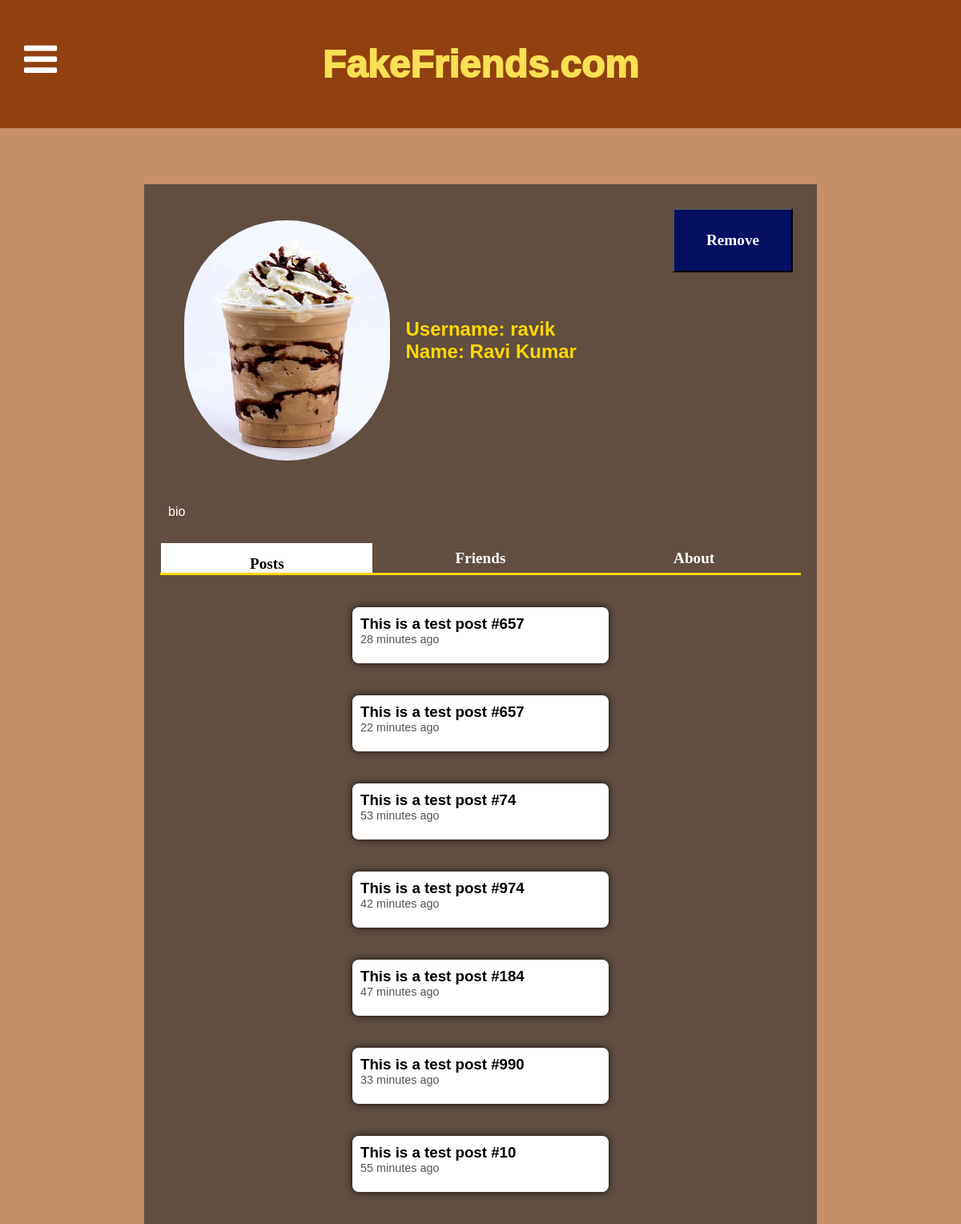
The page /profile-view.php?viewProfile=6 (signed in) on the database its author committed.
### tables this page shows
CREATE TABLE `users` (
  `id` int NOT NULL,
  `name` varchar(100) NOT NULL,
  `username` varchar(50) NOT NULL,
  `email` varchar(100) NOT NULL,
  `phoneNumber` varchar(15) NOT NULL,
  `password` varchar(255) NOT NULL
);

CREATE TABLE `post` (
  `id` int NOT NULL,
  `user_id` int NOT NULL,
  `content` text NOT NULL,
  `image` varchar(255) DEFAULT NULL,
  `post_time` timestamp NULL DEFAULT CURRENT_TIMESTAMP
);

### profile-view.php (the view, shortened to what this page needs)
<link href="css/style.css" rel="stylesheet">
<?php
include "includes/config.php";
$Searchuid = (int) $_GET['viewProfile'];
$uid = (int) $_SESSION['userid'];
$sql3 = "SELECT * FROM users WHERE id = '$Searchuid'";
$rs3 = mysqli_query($conn, $sql3);
$row3 = mysqli_fetch_array($rs3);
$name1 = $row3['name'];
$username1 = $row3['username'];
$bio = "bio";
$sqlFriend = "SELECT * FROM friends WHERE user_id='$uid' AND friend_id='$Searchuid'";
$rsFriend = mysqli_query($conn, $sqlFriend);
if (mysqli_num_rows($rsFriend) > 0) {
    $friendStatus = "Remove";
} else {
    $sqlRequest = "SELECT * FROM friend_requests WHERE from_user_id='$uid' AND to_user_id='$Searchuid' AND status=0";
    $rsRequest = mysqli_query($conn, $sqlRequest);
    $friendStatus = (mysqli_num_rows($rsRequest) > 0) ? "Pending" : "Request";
}
?>
<body>
    <div class="elseProfile">
        <div class="image">
            <img src="frappuccino.webp" alt="Profile Picture">
            <div class="info">
                <h2>Username: <?php echo htmlspecialchars($username1); ?></h2>
                <h2>Name: <?php echo htmlspecialchars($name1); ?></h2>
            </div>
            <div class="edit">
                <button id="reqbutton" onclick ="sendreq(<?php echo $Searchuid ?>);" name="friendAction" type="submit"><?= $friendStatus ?></button>
        </div>
        </div>
        <div class="bio">
            <p><?php echo htmlspecialchars($bio); ?></p>
        </div>
        <div class="details">
            <a href="profile-view.php?viewProfile=<?php echo urlencode($Searchuid); ?>" class="friends-button">Posts</a>
            <a href="profile-friend.php?viewProfile=<?php echo urlencode($Searchuid); ?>">Friends</a>
            <a href="profile-about.php?viewProfile=<?php echo urlencode($Searchuid); ?>">About</a>
        </div>
        <div style="display: flex; flex-direction: column; align-items: center;">
            <?php
            function timeAgo($timestamp) {
                $time = new DateTime($timestamp);
                $now = new DateTime();
                $diff = $now->diff($time);
                if ($diff->i < 60) return $diff->i . " minutes ago";
                return $time->format("d M Y");
            }
            $sql2 = "SELECT * FROM post WHERE user_id = '$Searchuid' ORDER BY post_time DESC";
            $rs2 = mysqli_query($conn, $sql2);
            while ($row2 = mysqli_fetch_array($rs2)) {
                $content = $row2['content'];
                $timestamp2 = $row2['post_time'];
                echo '<div class="post-view">';
                echo '<h3>' . htmlspecialchars($content) . '</h3>';
                echo '<p>' . timeAgo($timestamp2) . '</p>';
                echo '</div>';
            }
            ?>
        </div>
    </div>
</body>

### css/style.css (style rules this page uses)
* { margin: 0; padding: 0; box-sizing: border-box; font-family: Arial, Helvetica, sans-serif; }
html, body { background-color: #f8f8f8; display: flex; flex-direction: column; justify-content: center; align-items: center; background-color: #c58f69; color: gold; }
header { height: 20vh; width: 100vw; background-color: #914110; color: rgb(248, 223, 83); display: flex; justify-content: center; align-items: center; }
header h1 { font-weight: 1000; font-size: 48px; }
.left { height: 80vh; align-items: center; width: 10%; left: 0;; position: absolute; top:50px; }
.left i { display: block; }
.post-view { padding: 10px; border: none; box-shadow: 0 0 10px rgba(0, 0, 0, 0.8); background-color: white; color: black; border-radius: 8px; width: 40%; height: 70px; margin: 20px; }
.elseProfile { margin-top: 70px; padding: 20px; width: 70%; background-color: #614e41; }
.image { padding: 10px; width: 100%; height: 350px; display: flex; align-items: center; }
.image img { height :300px; width: 300px; border-radius: 150px; margin: 0 20px; }
.image .info { width: 50%; }
.bio { margin: 20px 0; width: 100%; height: auto; padding: 10px; }
.details { display: flex; align-items: center; justify-content: space-around; width: 100%; height: 40px; }
.details a { text-decoration: none; color: white; font-size: larger; font-family: bold; }
.edit button { background-color: rgb(4, 15, 98); height: 80px; width: 150px; text-decoration: none; color: white; font-size: larger; font-family: bold; }
.edit { height: 100%; width: auto; }

### profile-view.php (style rules this page uses)
.elseProfile { margin-top: 70px; padding: 20px; width: 70%; background-color: #614e41; }
.image { padding: 10px; width: 100%; height: 350px; display: flex; align-items: center; }
.image img { height: 300px; width: 300px; border-radius: 150px; margin: 0 20px; }
.image .info { width: 50%; }
.bio { margin: 20px 0; width: 100%; height: auto; padding: 10px; color: white; }
.details { display: flex; align-items: center; justify-content: space-around; width: 100%; height: 40px; }
.details a { text-decoration: none; color: white; font-size: larger; font-weight: bold; }
.edit button { background-color: rgb(4, 15, 98); height: 80px; width: 150px; text-decoration: none; color: white; font-size: larger; font-weight: bold; cursor: pointer; }
.edit { height: 100%; width: auto; }
.post-view { width: 70%; background-color: #fff; margin: 10px 0; padding: 10px; border-radius: 8px; box-shadow: 0 0 8px rgba(0, 0, 0, 0.5); }
.post-view h3 { margin: 0; }
.post-view p { font-size: 0.9rem; color: #555; }
.details { width: 100%; margin-bottom : 20px ; border-bottom: solid; height: 50px }
.friends-button { background-color: white; color: black !important; text-align: center; height: 100%; padding: 15px; }
.details a { width: 33%; text-align: center; }

### rows shown on the page
users: username "ravik", name "Ravi Kumar"
post: content "This is a test post #657", post_time "28 minutes ago"
post: content "This is a test post #657", post_time "22 minutes ago"
post: content "This is a test post #74", post_time "53 minutes ago"
post: content "This is a test post #974", post_time "42 minutes ago"
post: content "This is a test post #184", post_time "47 minutes ago"
post: content "This is a test post #990", post_time "33 minutes ago"
post: content "This is a test post #10", post_time "55 minutes ago"

### other values the page prints
$friendStatus "Remove"
$bio "bio"
